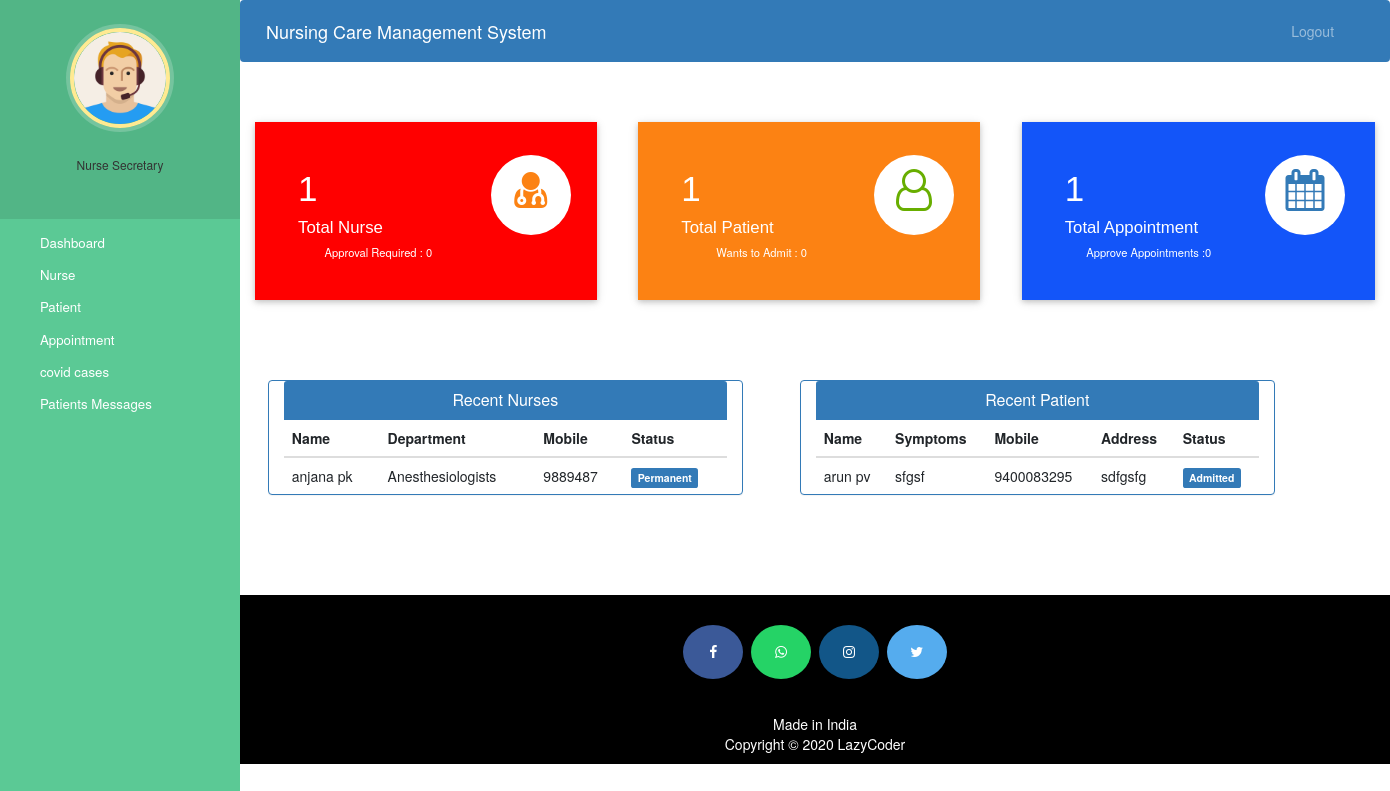
Page /admin-dashboard (signed in) on the committed database.
### hospital/models.py (models this page shows, shortened)
class Doctor(models.Model):
    user=models.OneToOneField(User,on_delete=models.CASCADE)
    profile_pic= models.ImageField(upload_to='profile_pic/DoctorProfilePic/',null=True,blank=True)
    address = models.CharField(max_length=40)
    mobile = models.CharField(max_length=20,null=True)
    department= models.CharField(max_length=50,choices=departments,default='Cardiologist')
    status=models.BooleanField(default=False)
    @property
    def get_name(self):
        return self.user.first_name+" "+self.user.last_name

class Patient(models.Model):
    user=models.OneToOneField(User,on_delete=models.CASCADE)
    profile_pic= models.ImageField(upload_to='profile_pic/PatientProfilePic/',null=True,blank=True)
    address = models.CharField(max_length=40)
    mobile = models.CharField(max_length=20,null=True)
    symptoms = models.CharField(max_length=100,null=False)
    assignedDoctorId = models.PositiveIntegerField(null=True)
    admitDate=models.DateField(auto_now=True)
    status=models.BooleanField(default=False)
    @property
    def get_name(self):
        return self.user.first_name+" "+self.user.last_name

### hospital/views.py (the view)
# urls.py: path('admin-dashboard', views.admin_dashboard_view,name='admin-dashboard'),
@login_required(login_url='adminlogin')
@user_passes_test(is_admin)
def admin_dashboard_view(request):
    doctors=models.Doctor.objects.all().order_by('-id')
    patients=models.Patient.objects.all().order_by('-id')
    doctorcount=models.Doctor.objects.all().filter(status=True).count()
    pendingdoctorcount=models.Doctor.objects.all().filter(status=False).count()
    patientcount=models.Patient.objects.all().filter(status=True).count()
    pendingpatientcount=models.Patient.objects.all().filter(status=False).count()
    appointmentcount=models.Appointment.objects.all().filter(status=True).count()
    pendingappointmentcount=models.Appointment.objects.all().filter(status=False).count()
    mydict={
    'doctors':doctors,
    'patients':patients,
    'doctorcount':doctorcount,
    'pendingdoctorcount':pendingdoctorcount,
    'patientcount':patientcount,
    'pendingpatientcount':pendingpatientcount,
    'appointmentcount':appointmentcount,
    'pendingappointmentcount':pendingappointmentcount,
    }
    return render(request,'hospital/admin_dashboard.html',context=mydict)

### hospital/views.py (called while the page is built)
def is_admin(user):
    return user.groups.filter(name='ADMIN').exists()

### templates/hospital/admin_dashboard.html
{% extends 'hospital/admin_base.html' %}
{% load static %}
{% block content %}
{%include 'hospital/admin_dashboard_cards.html'%}
<br><br><br><br>
<div class="container">
  <div class="row">
    <div class="panel panel-primary col-md-5" style="margin-left:2%;">
      <div class="panel-heading" style="text-align:center;">
        <h6 class="panel-title">Recent Nurses</h6>
      </div>
      <table class="table table-hover" id="dev-table">
        <thead>
          <tr>
            <th>Name</th>
            <th>Department</th>
            <th>Mobile</th>
            <th>Status</th>
          </tr>
        </thead>
        {% for d in doctors %}
        <tr>
          <td> {{d.get_name}}</td>
          <td>{{d.department}}</td>
          <td>{{d.mobile}}</td>
          {%if d.status%}
          <td> <span class="label label-primary">Permanent</span></td>
          {% else %}
          <td> <span class="label label-success">On Hold</span></td>
          {% endif %}
        </tr>
        {% endfor %}
      </table>
    </div>
    <div class="panel panel-primary col-md-5" style="margin-left:5%;">
      <div class="panel-heading" style="text-align:center;">
        <h6 class="panel-title">Recent Patient</h6>
      </div>
      <table class="table table-hover" id="dev-table">
        <thead>
          <tr>
            <th>Name</th>
            <th>Symptoms</th>
            <th>Mobile</th>
            <th>Address</th>
            <th>Status</th>
          </tr>
        </thead>
        {% for p in patients %}
        <tr>
          <td> {{p.get_name}}</td>
          <td>{{p.symptoms}}</td>
          <td>{{p.mobile}}</td>
          <td>{{p.address}}</td>
          {%if p.status%}
          <td> <span class="label label-primary">Admitted</span></td>
          {% else %}
          <td> <span class="label label-success">On Hold</span></td>
          {% endif %}
        </tr>
        {% endfor %}
      </table>
    </div>
  </div>
</div>
{% endblock content %}

### static/style.css (style rules this page uses)
body { padding-left: 240px; }

### templates/hospital/admin_base.html (style rules this page uses)
body { padding-left: 240px; }

### rows in the picture
Doctor: get_name "anjana pk", department "Anesthesiologists", mobile "9889487", status "Permanent"
Patient: get_name "arun pv", symptoms "sfgsf", mobile "9400083295", address "sdfgsfg", status "Admitted"

### other values in the picture
{{ doctorcount }} "1"
{{ pendingdoctorcount }} "0"
{{ patientcount }} "1"
{{ pendingpatientcount }} "0"
{{ appointmentcount }} "1"
{{ pendingappointmentcount }} "0"
